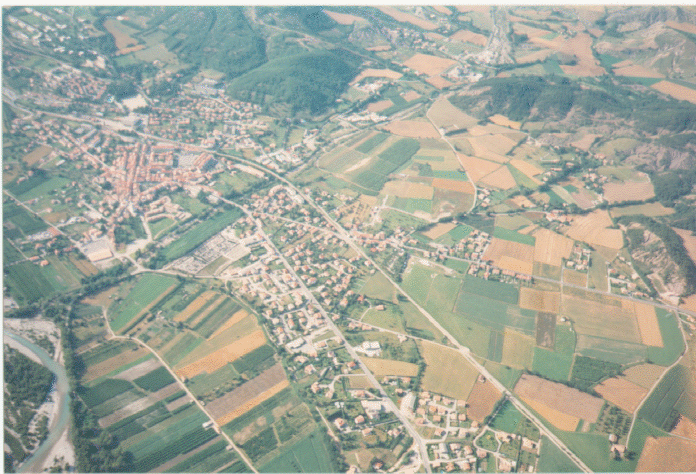
#> input picture src/practices/thresh3.png, 696 x 474 px
$ python 1_practice.py
#> lines starting #> are read from the running program, lines starting #| are printed output that depends on the picture
import cv2
import numpy

img = cv2.imread('thresh3.png')
#> img is the input picture: shape (474, 696, 3); mean B, G, R 155.5, 167.3, 162.6

blue, green, red = cv2.split(img)
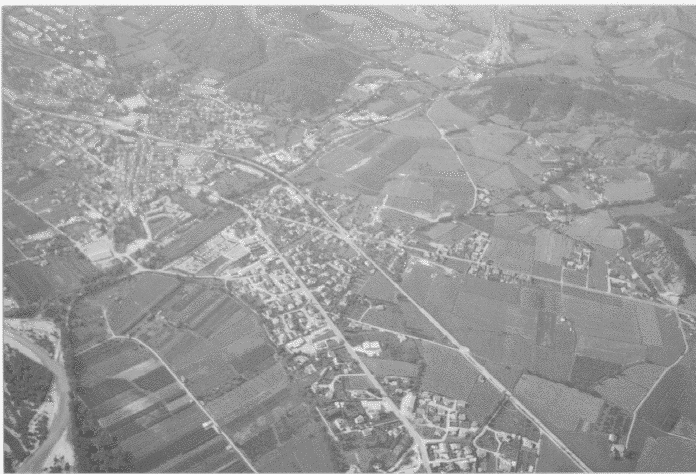
#> blue: shape (474, 696); min 85, max 244, mean 155.5
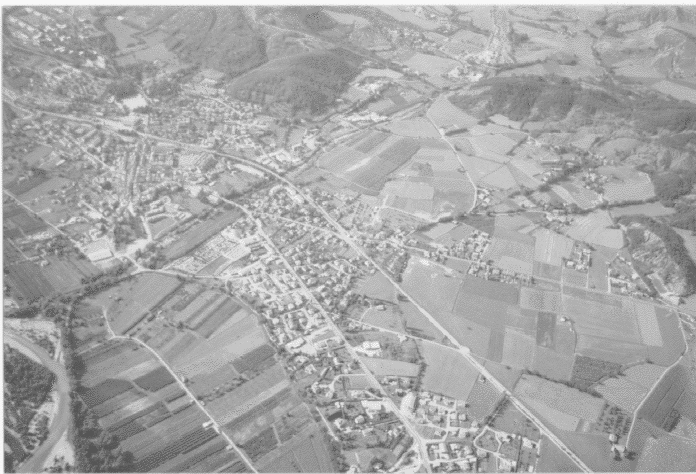
#> green: shape (474, 696); min 85, max 248, mean 167.3
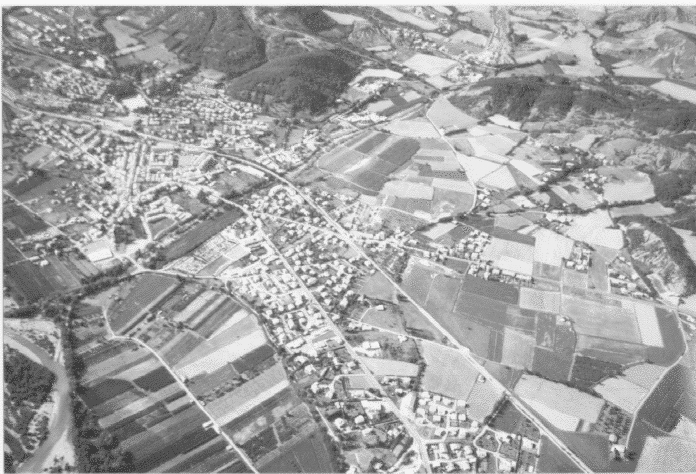
#> red: shape (474, 696); min 57, max 248, mean 162.6


zeros = numpy.zeros(blue.shape, numpy.uint8)

blueBGR = cv2.merge((blue,zeros,zeros))
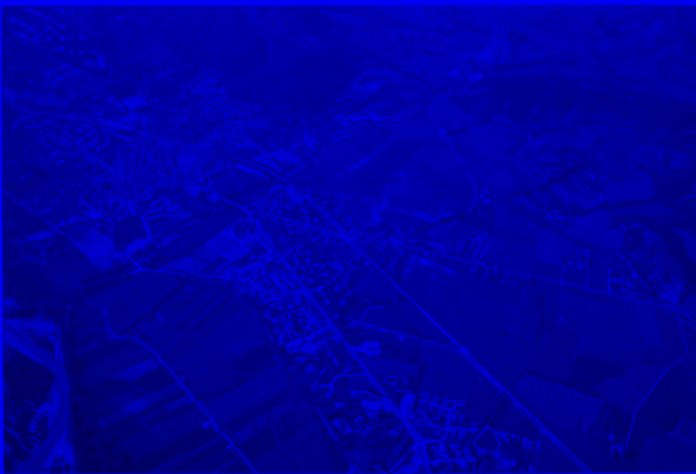
#> blueBGR: shape (474, 696, 3); mean of channels 0, 1, 2 155.5, 0, 0; drawn as B, G, R
greenBGR = cv2.merge((zeros,green,zeros))
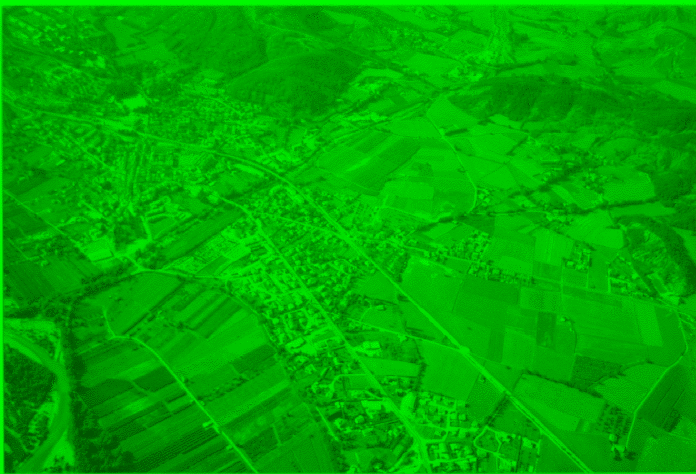
#> greenBGR: shape (474, 696, 3); mean of channels 0, 1, 2 0, 167.3, 0; drawn as B, G, R
redBGR = cv2.merge((zeros,zeros,red))
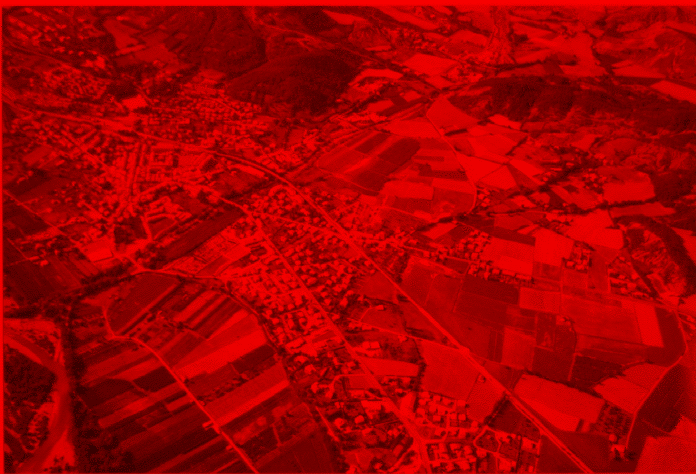
#> redBGR: shape (474, 696, 3); mean of channels 0, 1, 2 0, 0, 162.6; drawn as B, G, R


cv2.imshow('blue BGR', blueBGR)
cv2.imshow('green BGR', greenBGR)
cv2.imshow('red BGR', redBGR)

cv2.waitKey(0)
cv2.destroyAllWindows()

$ run again, with src/practices/thresh1.png copied over src/practices/thresh3.png
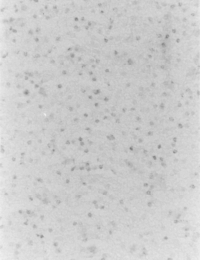
#> input picture src/practices/thresh1.png, 200 x 260 px
#> img is the input picture: shape (260, 200, 3); min 126, max 240, mean 204.4
#> `greenBGR = cv2.merge((zeros,green,zeros))`:
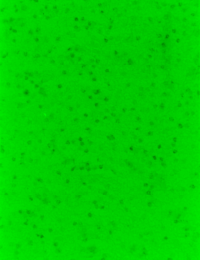
#> greenBGR: shape (260, 200, 3); mean of channels 0, 1, 2 0, 204.4, 0; drawn as B, G, R
#> `redBGR = cv2.merge((zeros,zeros,red))`:
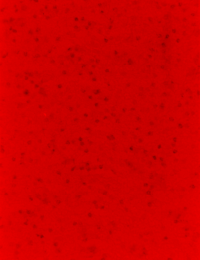
#> redBGR: shape (260, 200, 3); mean of channels 0, 1, 2 0, 0, 204.4; drawn as B, G, R

$ run again, with src/practices/thresh2.png copied over src/practices/thresh3.png
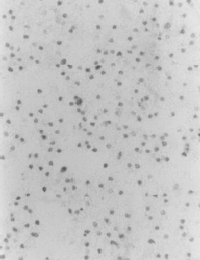
#> input picture src/practices/thresh2.png, 200 x 260 px
#> img is the input picture: shape (260, 200, 3); min 89, max 235, mean 197.6
#> `greenBGR = cv2.merge((zeros,green,zeros))`:
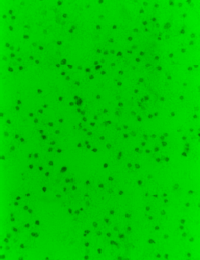
#> greenBGR: shape (260, 200, 3); mean of channels 0, 1, 2 0, 197.6, 0; drawn as B, G, R
#> `redBGR = cv2.merge((zeros,zeros,red))`:
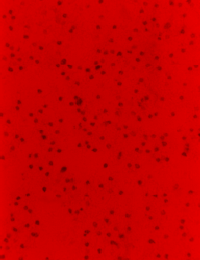
#> redBGR: shape (260, 200, 3); mean of channels 0, 1, 2 0, 0, 197.6; drawn as B, G, R
